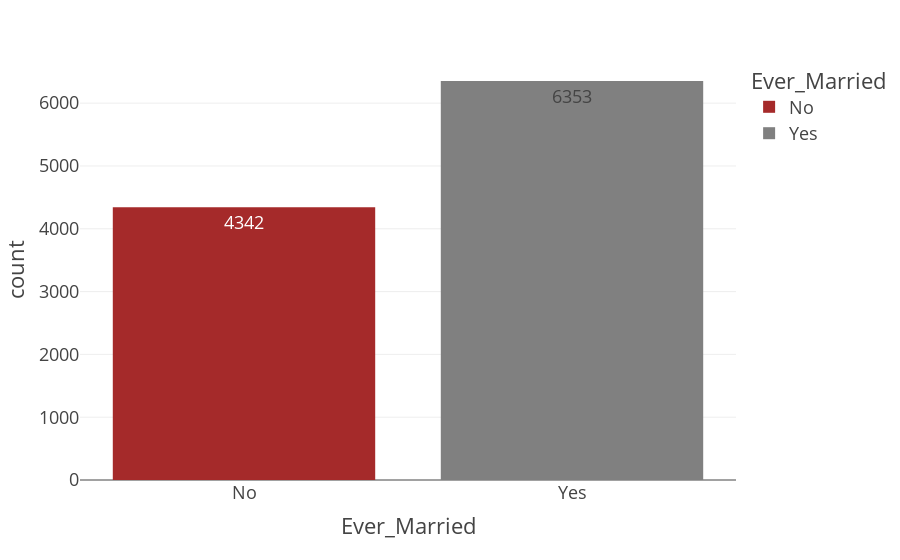

Notebook code cell kept with this figure:
### Code cell
px.bar(marital_status, x= "Ever_Married",y="count",color="Ever_Married", text="count", color_discrete_sequence=["brown","gray"],
      template="presentation")

### Figure 1 — Plotly figure (JSON) as saved in the notebook; plotly's stock layout.template omitted (floating-point values rounded to 4 significant figures)
{"data": [{"alignmentgroup": "True", "hovertemplate": "Ever_Married=%{x}<br>count=%{text}<extra></extra>", "legendgroup": "No", "marker": {"color": "brown", "pattern": {"shape": ""}}, "name": "No", "offsetgroup": "No", "orientation": "v", "showlegend": true, "text": [4342], "textposition": "auto", "type": "bar", "x": ["No"], "xaxis": "x", "y": [4342], "yaxis": "y"}, {"alignmentgroup": "True", "hovertemplate": "Ever_Married=%{x}<br>count=%{text}<extra></extra>", "legendgroup": "Yes", "marker": {"color": "gray", "pattern": {"shape": ""}}, "name": "Yes", "offsetgroup": "Yes", "orientation": "v", "showlegend": true, "text": [6353], "textposition": "auto", "type": "bar", "x": ["Yes"], "xaxis": "x", "y": [6353], "yaxis": "y"}], "layout": {"barmode": "relative", "legend": {"title": {"text": "Ever_Married"}, "tracegroupgap": 0}, "margin": {"t": 60}, "xaxis": {"anchor": "y", "categoryarray": ["No", "Yes"], "categoryorder": "array", "domain": [0, 1], "title": {"text": "Ever_Married"}}, "yaxis": {"anchor": "x", "domain": [0, 1], "title": {"text": "count"}}}}
